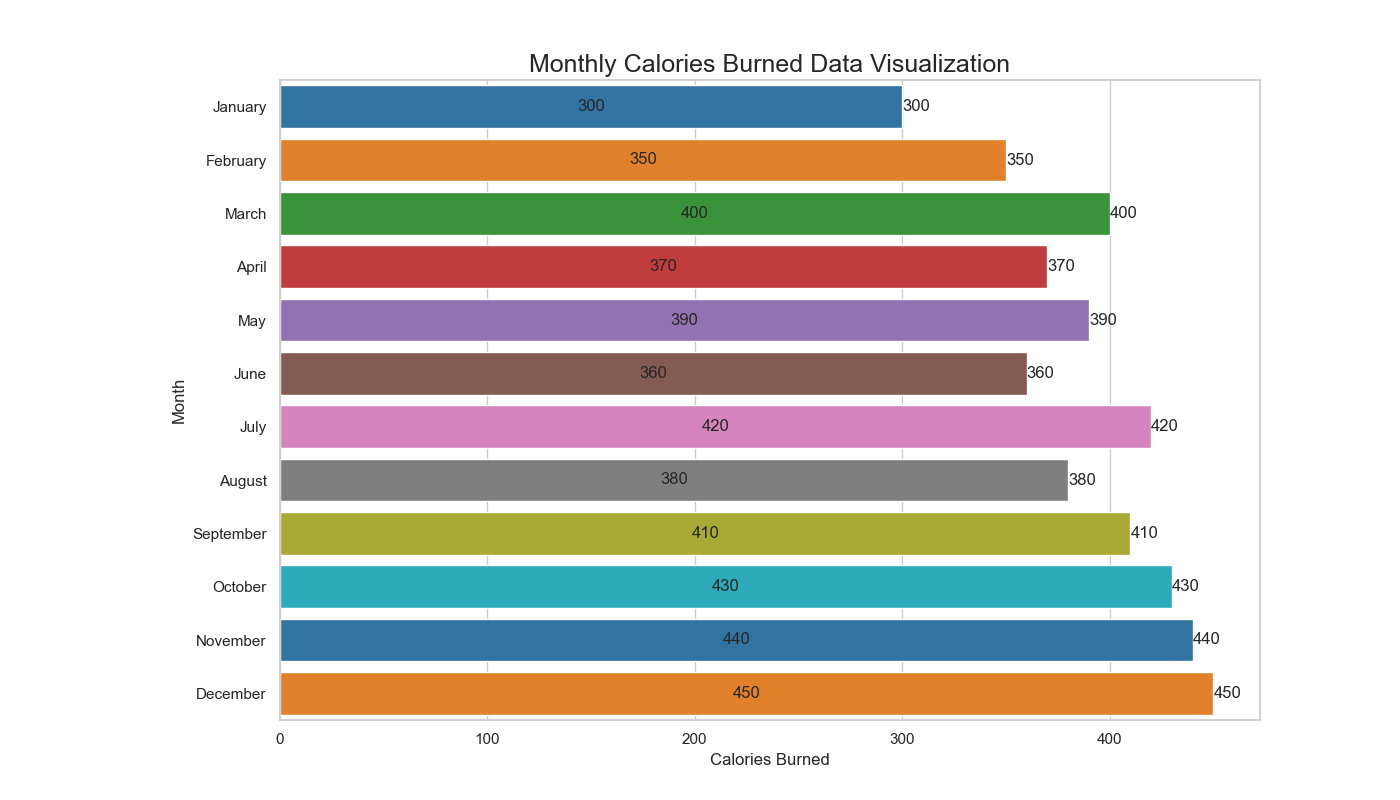

This chart was generated by the following Python code:

import seaborn as sns
import pandas as pd
import matplotlib.pyplot as plt

# Data
data = {
    'Month': ['January', 'February', 'March', 'April', 'May', 'June', 
              'July', 'August', 'September', 'October', 'November', 'December'],
    'Calories Burned': [300, 350, 400, 370, 390, 360, 420, 380, 410, 430, 440, 450]
}

# Create DataFrame
df = pd.DataFrame(data)

# seaborn style
sns.set_theme(style="whitegrid")

# Create a color palette
palette = ['#1f77b4', '#ff7f0e', '#2ca02c', '#d62728', '#9467bd', '#8c564b', '#e377c2', '#7f7f7f', '#bcbd22', '#17becf', '#1f77b4', '#ff7f0e']

# Initialize the matplotlib figure
f, ax = plt.subplots(figsize=(14, 8))

# Plot the Calories Burned
sns.barplot(y="Month", x="Calories Burned", data=df, palette=palette, ci=None)

# Customize the axes and title
ax.set_ylabel('Month')
ax.set_xlabel('Calories Burned')
ax.set_title('Monthly Calories Burned Data Visualization', fontsize=18)

# Show values on bars
for p in ax.patches:
    width = p.get_width()
    plt.text(width, p.get_y() + p.get_height() / 2., '{:1.0f}'.format(width), ha='left', va='center')

# Adjust the bar label position
ax.bar_label(ax.containers[0], label_type='center')

# Set the margins
plt.subplots_adjust(left=0.2, right=0.9, top=0.9, bottom=0.1)

# Show the plot
plt.show()
